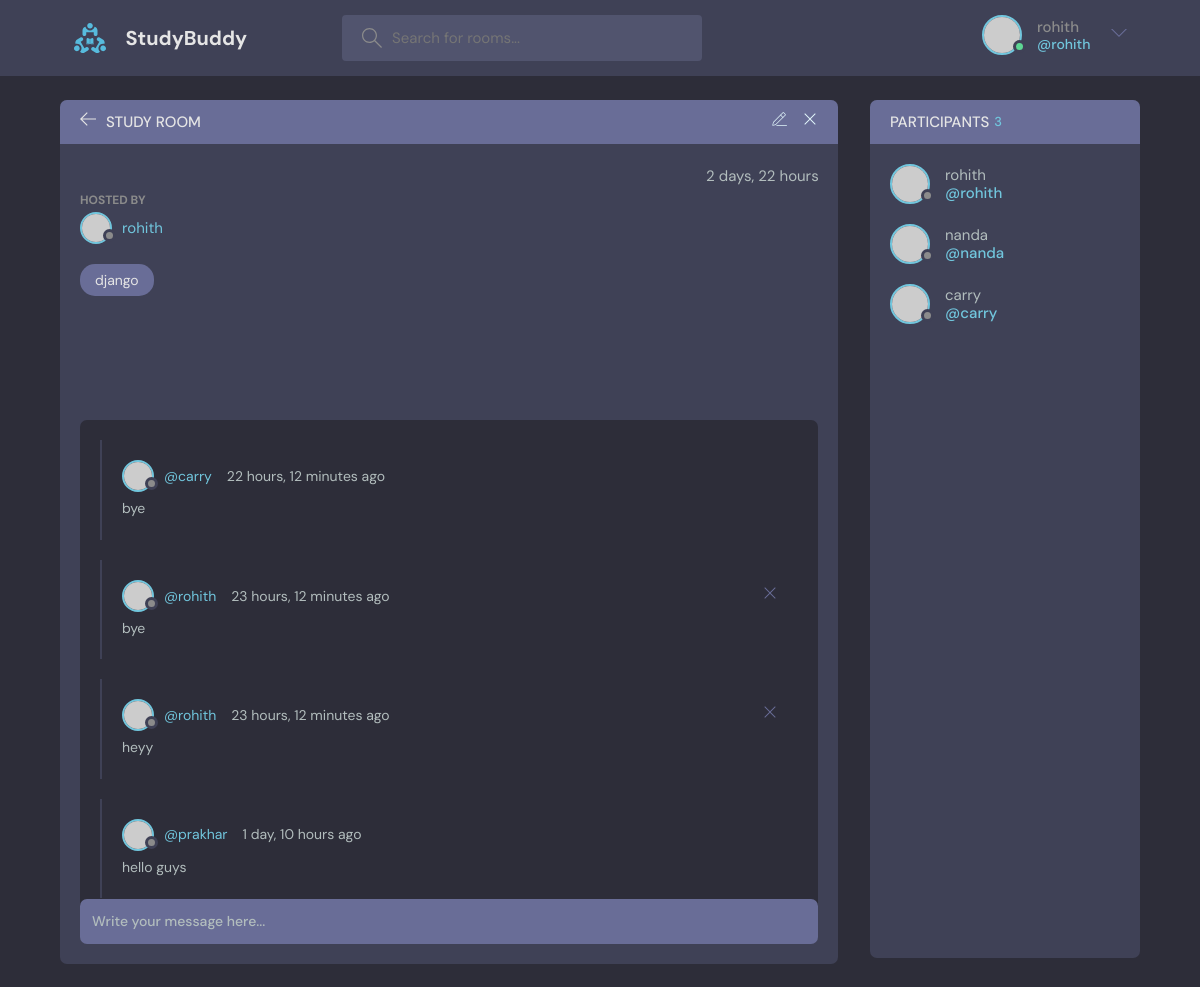
/room/2/ (signed in), run on the app's committed database.
### base/models.py (models this page shows, shortened)
class Room(models.Model):
    host = models.ForeignKey(User,on_delete = models.SET_NULL,null = True)
    topic = models.ForeignKey(Topic,on_delete = models.SET_NULL,null = True)
    name = models.CharField(max_length = 200)
    description = models.TextField(null = True,blank =True)
    participants = models.ManyToManyField(User,related_name = 'participants',blank = True)
    updated = models.DateTimeField(auto_now = True)
    created = models.DateTimeField(auto_now_add=True)
    class Meta:
        ordering = ['-updated','-created']

class Topic(models.Model):
    name = models.CharField(max_length = 200)
    def __str__(self):
        return self.name

class  Message(models.Model):
    user = models.ForeignKey(User,on_delete=models.CASCADE)
    room = models.ForeignKey(Room,on_delete = models.CASCADE)
    body = models.TextField()
    updated = models.DateTimeField(auto_now = True)
    created = models.DateTimeField(auto_now_add=True)
    class Meta:
        ordering = ['-updated','-created']

### base/views.py (the view, shortened to what this page needs)
# urls.py: path('room/<str:pk>/',views.room,name="room"),
def room(request,pk):
    room = Room.objects.get(id = pk)
    room_messages = room.message_set.all().order_by('-created')
    participants = room.participants.all()
    context = {'room':room,'room_messages':room_messages,'participants':participants}
    return render(request,'base/room.html',context)

### base/templates/base/room.html (shortened to what this page needs)
{%extends 'main.html' %}
{%block content%}
    <main class="profile-page layout layout--2">
      <div class="container">
        <div class="room">
          <div class="room__top">
            <div class="room__topLeft">
              <a href="{%url 'home'%}">
                <svg version="1.1" xmlns="http://www.w3.org/2000/svg" width="32" height="32" viewBox="0 0 32 32">
                  <title>arrow-left</title>
                  <path
                    d="M13.723 2.286l-13.723 13.714 13.719 13.714 1.616-1.611-10.96-10.96h27.625v-2.286h-27.625l10.965-10.965-1.616-1.607z"
                  ></path>
                </svg>
              </a>
              <h3>Study Room</h3>
            </div>
            {%if room.host == request.user %}
            <div class="room__topRight">
              <a href="{%url 'update-room' room.id %}">
              </a>
              <a href="{%url 'delete-room' room.id %}">
                <svg version="1.1" xmlns="http://www.w3.org/2000/svg" width="32" height="32" viewBox="0 0 32 32">
                  <title>remove</title>
                  <path
                    d="M27.314 6.019l-1.333-1.333-9.98 9.981-9.981-9.981-1.333 1.333 9.981 9.981-9.981 9.98 1.333 1.333 9.981-9.98 9.98 9.98 1.333-1.333-9.98-9.98 9.98-9.981z"
                  ></path>
                </svg>
              </a>
            </div>
            {%endif%}
          </div>
          <div class="room__box scroll">
            <div class="room__header scroll">
              <div class="room__info">
                <span>{{room.created|timesince}}</span>
              </div>
              <div class="room__hosted">
                <p>Hosted By</p>
                <a href="{% url 'user-profile' room.host.id %}" class="room__author">
                  <div class="avatar avatar--small">
                    <img src="https://randomuser.me/api/portraits/men/37.jpg" />
                  </div>
                  <span>{{room.host.username}}</span>
                </a>
              </div>
              <span class="room__topics">{{room.topic}}</span>
            </div>
            <div class="room__conversation">
              <div class="threads scroll">
                {%for message in room_messages%}
                <div class="thread">
                  <div class="thread__top">
                    <div class="thread__author">
                      <a href="{%url 'user-profile' message.user.id %}" class="thread__authorInfo">
                        <div class="avatar avatar--small">
                          <img src="https://randomuser.me/api/portraits/men/37.jpg" />
                        </div>
                        <span>@{{message.user.username}}</span>
                      </a>
                      <span class="thread__date">{{message.created|timesince}} ago</span>
                    </div>
                    {%if request.user == message.user %}
                    <div class="thread__delete">
                      <svg version="1.1" xmlns="http://www.w3.org/2000/svg" width="32" height="32" viewBox="0 0 32 32">
                        <title>remove</title>
                        <path
                          d="M27.314 6.019l-1.333-1.333-9.98 9.981-9.981-9.981-1.333 1.333 9.981 9.981-9.981 9.98 1.333 1.333 9.981-9.98 9.98 9.98 1.333-1.333-9.98-9.98 9.98-9.981z"
                        ></path>
                      </svg>
                    </div>
                    {%endif%}
                  </div>
                  <div class="thread__details">
                    {{message.body}}
                  </div>
                </div>
                {%endfor%}
              </div>
            </div>
          </div>
          <div class="room__message">
            <form action="#"><input name="" placeholder="Write your message here..." /></form>
          </div>
        </div>
        <div class="participants">
          <h3 class="participants__top">Participants <span>{{participants.count}}</span></h3>
          <div class="participants__list scroll">
            {%for user in participants %}
            <a href="{% url 'user-profile' user.id %}" class="participant">
              <div class="avatar avatar--medium">
                <img src="https://randomuser.me/api/portraits/men/37.jpg" />
              </div>
              <p>
                {{user.username}}
                <span>@{{user.username}}</span>
              </p>
            </a>
            {%endfor%}
          </div>
        </div>
      </div>
    </main>
  </body>
</html>
{%endblock%}

### templates/navbar.html (shortened to what this page needs)
{% load static%}
<header class="header header--loggedIn">
    <div class="container">
      <a href="{% url 'home'%}" class="header__logo">
        <img src="{%static 'images/logo.svg'%}" />
        <h1>StudyBuddy</h1>
      </a>
      <form class="header__search" method = "GET" action = "{% url 'home' %}">
        <label>
          <input name = "q" placeholder="Search for rooms..." />
        </label>
      </form>
      <nav class="header__menu">
        {% if request.user.is_authenticated %}
        <div class="header__user">
          <a href="profile.html">
            <div class="avatar avatar--medium active">
              <img src="https://randomuser.me/api/portraits/men/37.jpg" />
            </div>
            <p>{{request.user.username}}<span>@{{request.user.username}}</span></p>
          </a>
          <button class="dropdown-button">
            <svg version="1.1" xmlns="http://www.w3.org/2000/svg" width="32" height="32" viewBox="0 0 32 32">
              <title>chevron-down</title>
              <path d="M16 21l-13-13h-3l16 16 16-16h-3l-13 13z"></path>
            </svg>
          </button>
        </div>
         {%else%}
        <a href="{% url 'login' %}">
          <img src="{%static 'images/avatar.svg'%}" />
          <p>Login</p>
        </a>
        {%endif%}
      </nav>
    </div>
  </header>

### data on the page
Room: created "2 days, 22 hours", host.username "rohith", topic "django"
Message: user.username "carry", created "22 hours, 12 minutes", body "bye"
Message: user.username "rohith", created "23 hours, 12 minutes", body "bye"
Message: user.username "rohith", created "23 hours, 12 minutes", body "heyy"
Message: user.username "prakhar", created "1 day, 10 hours", body "hello guys"

### other printed values
{{ request.user.username }} "rohith"
{{ participants.count }} "3"
{{ user.username }} "rohith"
{{ user.username }} "nanda"
{{ user.username }} "carry"
